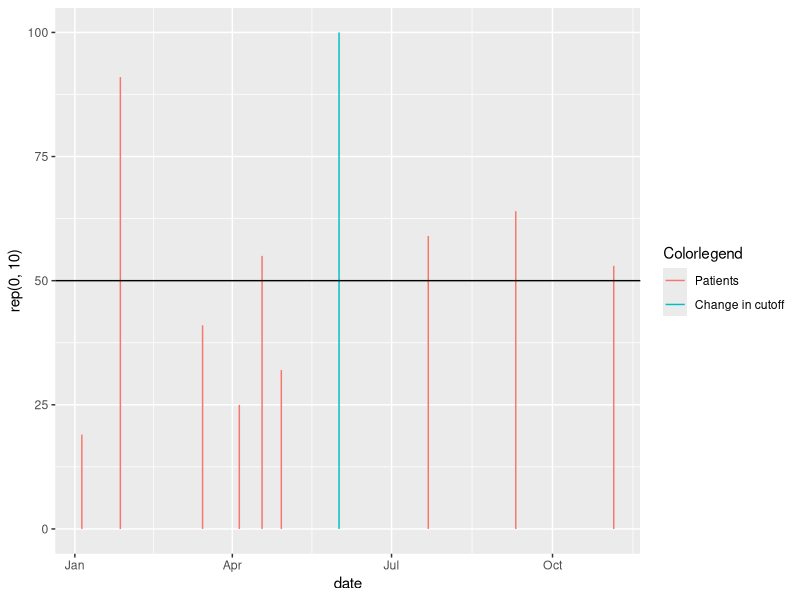

This chart was generated by the following R code:
## ---- chunk 1
library(knitr) # required to set options in Markdown R
library(ggplot2)
## ---- chunk 2

# set the directory to the project directory
setwd("C:/Users/Micheal/Dropbox/Adriana/DiGeorge/DiGeorgeGraphics")

# set options
opts_chunk$set(fig.width=6, fig.height=4, fig.path='Figs/',
               echo=FALSE, warning=FALSE, message=FALSE)
## ---- chunk 3
rm(list = ls())
# make up some data
id <- 1:10
# date <- c(1,4,6,2,4,7,23,12,15,17)

strDates <- c("01/05/1965","07/22/1965" ,"04/05/1965" ,"03/15/1965" ,"11/05/1965" ,"09/10/1965" ,"04/18/1965" ,"01/27/1965" ,"04/29/1965" ,"06/01/1965")
date <- as.Date(strDates, "%m/%d/%Y")
Colorlegend <- as.factor(c(rep(0,9),rep(1,1)))
levels(Colorlegend) <- c("Patients", "Change in cutoff")
biomarker <- c(19,59,25,41,53,64,55,91,32, 100)
mydata <- data.frame(id=id, date=date, Colorlegend=Colorlegend, biomarker=biomarker)
## ---- chunk 4
g<- ggplot(data=mydata )
p <- g + geom_segment( aes (x=date, y=rep(0,10), xend=date, yend=biomarker, color=Colorlegend)) 
final <- p + geom_hline(aes(yintercept=50))
final
